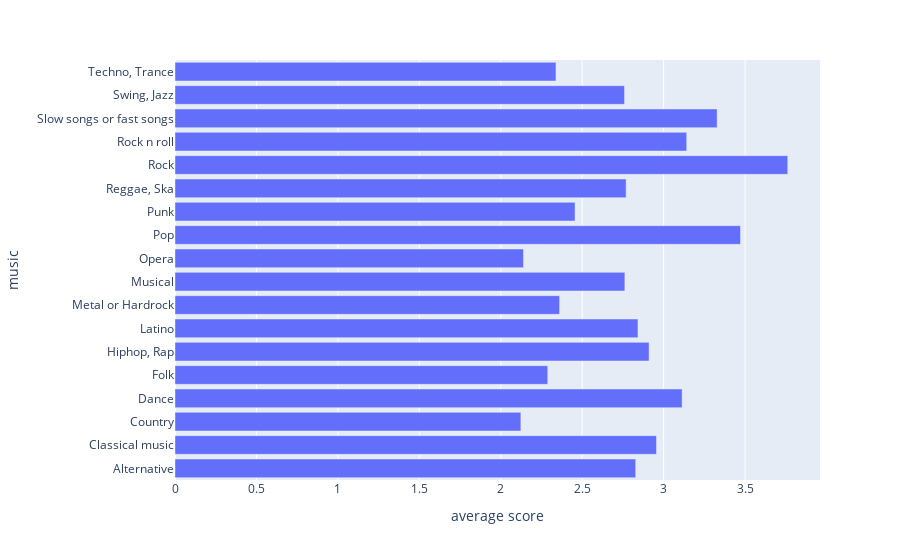

Write notebook code for a chart like this one.
### Code cell
fig = px.bar(music_df,
              y="music",
              x="average score",
              orientation="h",
             
             ) 

fig.update_layout(yaxis={'categoryorder':'category ascending'})
fig.show()

### Figure 1 — Plotly figure (JSON) as saved in the notebook; plotly's stock layout.template omitted (floating-point values rounded to 4 significant figures)
{"data": [{"alignmentgroup": "True", "hovertemplate": "average score=%{x}<br>music=%{y}<extra></extra>", "legendgroup": "", "marker": {"color": "#636efa", "pattern": {"shape": ""}}, "name": "", "offsetgroup": "", "orientation": "h", "showlegend": false, "textposition": "auto", "type": "bar", "x": [3.328, 3.113, 2.289, 2.123, 2.956, 2.762, 3.472, 3.762, 2.361, 2.456, 2.911, 2.77, 2.76, 3.142, 2.829, 2.842, 2.339, 2.14], "xaxis": "x", "y": ["Slow songs or fast songs", "Dance", "Folk", "Country", "Classical music", "Musical", "Pop", "Rock", "Metal or Hardrock", "Punk", "Hiphop, Rap", "Reggae, Ska", "Swing, Jazz", "Rock n roll", "Alternative", "Latino", "Techno, Trance", "Opera"], "yaxis": "y"}], "layout": {"barmode": "relative", "legend": {"tracegroupgap": 0}, "margin": {"t": 60}, "xaxis": {"anchor": "y", "domain": [0, 1], "title": {"text": "average score"}}, "yaxis": {"anchor": "x", "categoryorder": "category ascending", "domain": [0, 1], "title": {"text": "music"}}}}
